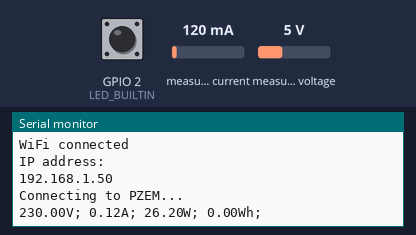
Recording of a program running on a simulated ESP32. Parts: the last lines printed to the serial monitor. The test bench sets the inputs (shaded band); at power-on: measured current 120 mA, measured voltage 5 V, GPIO 2 (LED_BUILTIN) HIGH. WiFi joins after 1.5 s; servers stay silent unless stated.

Above: at 2.7 s.
2.8 s: measured current set to 40 mA
4.3 s: measured voltage set to 0.3 V
At 5.5 s:
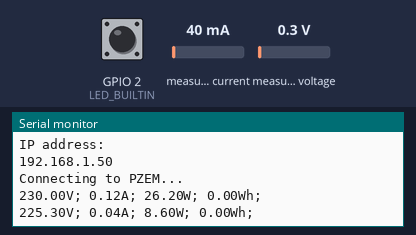
5.8 s: measured current set to 500 mA
At 9.2 s:
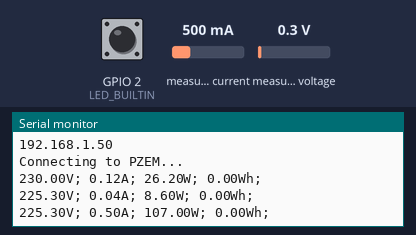
Timing chart, 0 to 10.7 s (numbered marks = the images above; inputs shaded):
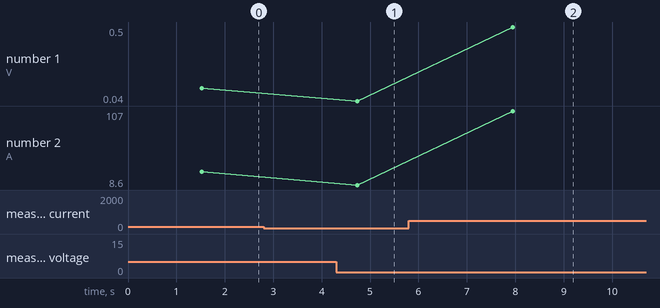

Measured:
- after the input at 4.3 s, the serial monitor: prints a new line after 0.44 s (image 1)
- after the input at 5.8 s, the serial monitor: prints a new line after 2.2 s (image 2)
- plotted number 1: 0.04 → 0.5 after the input at 5.8 s
- plotted number 2: 26.2 → 8.6 after the input at 4.3 s, 8.6 → 107 after the input at 5.8 s

The program:

main.cpp
```cpp
#include <Arduino.h>
#include <HardwareSerial.h>
#include <PZEM004T.h>
#include <WiFi.h>
#include <IOXhop_FirebaseESP32.h>

#define SSID "JookGroo"
#define PASSWORD "74107410"
#define FIREBASE_HOST "seniorpj-slm.firebaseio.com"
#define FIREBASE_AUTH "Kd7tgqE7m3POtfBgFtVKjMhYyA2JBXoqJbWJ4y9Y"
/*
   An example on how to use ESP32 hardware serial with PZEM004T
*/

// HardwareSerial Serial2(2);     // Use hwserial UART2 at pins IO-16 (RX2) and IO-17 (TX2)
PZEM004T pzem(&Serial2);
IPAddress ip(192,168,1,1);

/*
 * PDAControl
 * Documentation PDAControl English:
 * http://pdacontrolen.com/meter-pzem-004t-with-arduino-esp32-esp8266-python-raspberry-pi/
 * Documentacion PDAControl Español:
 * http://pdacontroles.com/medidor-pzem-004t-con-arduino-esp32-esp8266-python-raspberry-pi/
 * Video Tutorial : https://youtu.be/qt32YT_1oH8
 *
 */

void setup() {
   Serial.begin(115200);

   WiFi.mode(WIFI_STA);
   WiFi.begin(SSID,PASSWORD);

   Firebase.begin(FIREBASE_HOST, FIREBASE_AUTH);

   while (WiFi.status() != WL_CONNECTED) {
      delay(500);
      Serial.print(".");
      digitalWrite(LED_BUILTIN, !digitalRead(LED_BUILTIN));
   }
   digitalWrite(LED_BUILTIN, HIGH);
   Serial.println("");
   Serial.println("WiFi connected");
   Serial.println("IP address: ");
   Serial.println(WiFi.localIP());

   while (true) {
      Serial.println("Connecting to PZEM...");
      if(pzem.setAddress(ip))
        break;
      delay(1000);
   }
}

// float cost = 0.0;
void loop() {

   float v = pzem.voltage(ip);
   if (v < 0.0) v = 0.0;
      Serial.print(v);Serial.print("V; ");

   float i = pzem.current(ip);
      if(i >= 0.0){ Serial.print(i);Serial.print("A; "); }

   float p = pzem.power(ip);
      if(p >= 0.0){ Serial.print(p);Serial.print("W; "); }

   float e = pzem.energy(ip);
      if(e >= 0.0){ Serial.print(e);Serial.print("Wh; "); }

   Serial.println();

   Firebase.setFloat("/cost/electric", p);
   // cost += e*3.5/1000;
   delay(3000);
}
```
